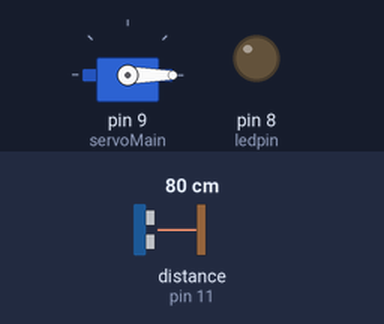
This sketch was run on a simulated Arduino Uno, built with avr-gcc and run on an emulated ATmega328P. Shown: servo, output pins drawn as LEDs (lit = HIGH). Wiring (inferred from the names in the program): ultrasonic range finder: trigger pin 10; echo pin 11. The test bench sets the inputs (shaded band); at power-on: distance to the obstacle (sensor on pin 11) 80 cm. The echo pulse lasts 58.3 µs per cm; pins used as bus, display or sensor lines are not drawn.

Above: at 1.2 s.
1.3 s: distance to the obstacle (sensor on pin 11) set to 34 cm
2.8 s: distance to the obstacle (sensor on pin 11) set to 27 cm
At 3.7 s:
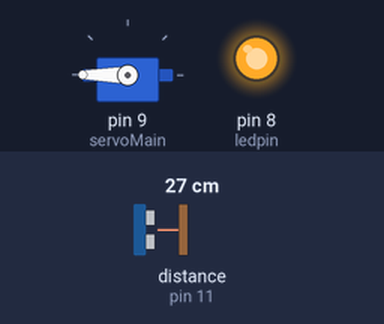
4.3 s: distance to the obstacle (sensor on pin 11) set to 35 cm
At 6.1 s:
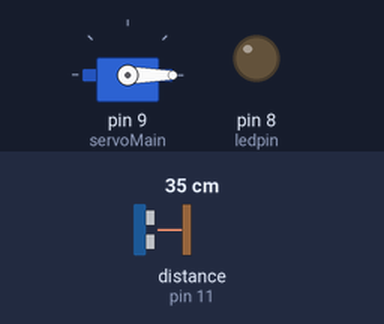
7.3 s: distance to the obstacle (sensor on pin 11) set to 2 cm
At 8.6 s:
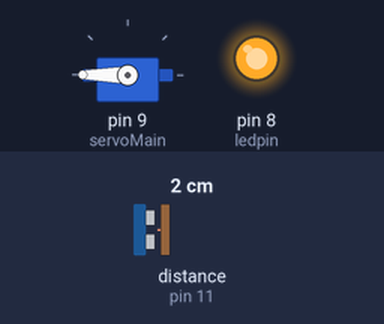
Timing chart, 0 to 9.8 s (numbered marks = the images above; inputs shaded):
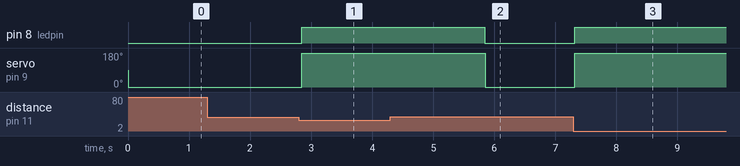

The sketch:

Dustbin.ino
```cpp
#include <Servo.h>

Servo servoMain; // Define our Servo

int trigpin = 10;

int ledpin = 8;

int echopin = 11;

int distance;

float duration;

float cm;

void setup()

{

servoMain.attach(9); // servo on digital pin 10

pinMode(trigpin, OUTPUT);

pinMode(ledpin, OUTPUT);

pinMode(echopin, INPUT);

}

void loop()

{

digitalWrite(trigpin, LOW);

delay(2);

digitalWrite(trigpin, HIGH);


delayMicroseconds(10);

digitalWrite(trigpin, LOW);


duration = pulseIn(echopin, HIGH);

cm = (duration/58.82);

distance = cm;

if(distance<30)

{
servoMain.write(180); // Turn Servo back to center position (90 degrees)

digitalWrite(ledpin, HIGH);
delay(3000);


digitalWrite(ledpin, LOW);

}

else{

servoMain.write(0);

delay(50);

}

}
```

Measured:
- the behaviour switches between 31 and 30 cm on distance to the obstacle (sensor on pin 11) (found by bisection; images 0 and 1)
- after the input at 1.3 s, every drawn part: stays the same
- after the input at 2.8 s, pin 8 (ledpin): LOW → HIGH after 0.05 s; servo on pin 9 (servoMain): 0° → 180° after 0.05 s
- after the input at 4.3 s, pin 8 (ledpin): HIGH → LOW after 1.5 s; servo on pin 9 (servoMain): 180° → 0° after 1.6 s
- after the input at 7.3 s, pin 8 (ledpin): LOW → HIGH at once; servo on pin 9 (servoMain): 0° → 180° at once
